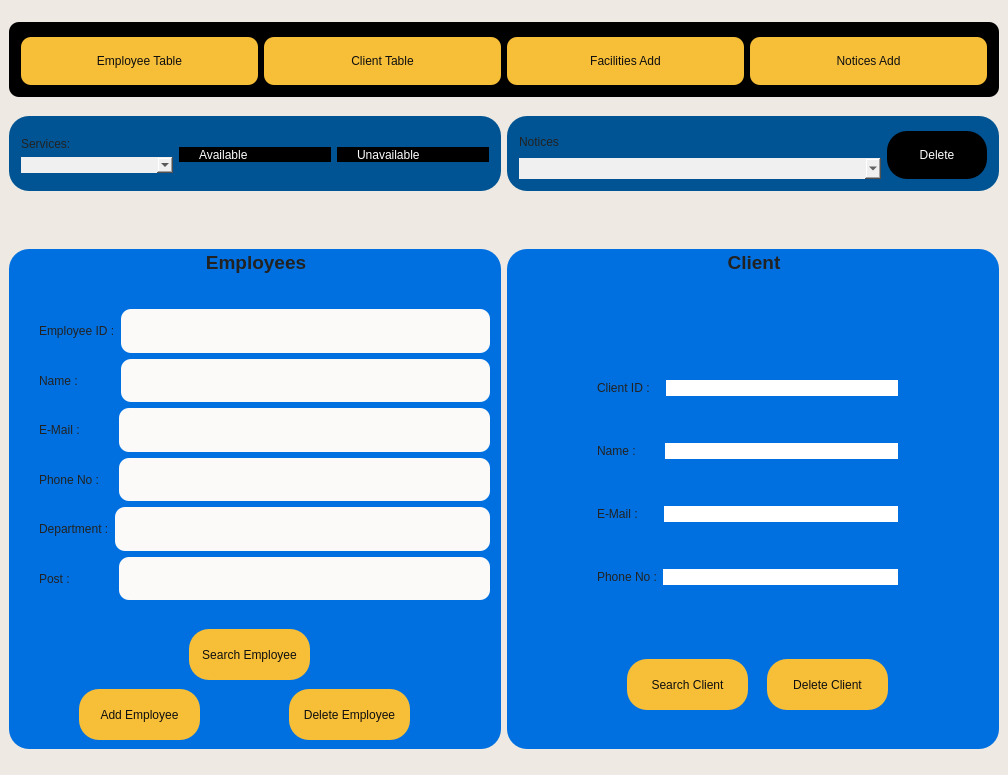
<?xml version="1.0" encoding="UTF-8"?>
<ui version="4.0">
 <class>AdminpanelDailog</class>
 <widget class="QMainWindow" name="AdminpanelDailog">
  <property name="geometry">
   <rect>
    <x>0</x>
    <y>0</y>
    <width>1008</width>
    <height>775</height>
   </rect>
  </property>
  <property name="sizePolicy">
   <sizepolicy hsizetype="Preferred" vsizetype="Preferred">
    <horstretch>23</horstretch>
    <verstretch>18</verstretch>
   </sizepolicy>
  </property>
  <property name="maximumSize">
   <size>
    <width>16777215</width>
    <height>16777215</height>
   </size>
  </property>
  <property name="windowTitle">
   <string>MainWindow</string>
  </property>
  <property name="styleSheet">
   <string notr="true">background-color: #eee9e2;
color: #222;</string>
  </property>
  <widget class="QWidget" name="centralwidget">
   <layout class="QGridLayout" name="gridLayout">
    <item row="3" column="1">
     <widget class="QLabel" name="label_noticestatus">
      <property name="styleSheet">
       <string notr="true">
color: rgb(247, 247, 247);</string>
      </property>
      <property name="text">
       <string/>
      </property>
     </widget>
    </item>
    <item row="2" column="1">
     <widget class="QGroupBox" name="groupBox_5">
      <property name="maximumSize">
       <size>
        <width>16777215</width>
        <height>75</height>
       </size>
      </property>
      <property name="styleSheet">
       <string notr="true">background-color: rgb(0,84,147);
border-radius:20px;
</string>
      </property>
      <property name="title">
       <string/>
      </property>
      <layout class="QGridLayout" name="gridLayout_5">
       <item row="0" column="0">
        <layout class="QHBoxLayout" name="horizontalLayout_14">
         <item>
          <layout class="QVBoxLayout" name="verticalLayout_5">
           <property name="sizeConstraint">
            <enum>QLayout::SetNoConstraint</enum>
           </property>
           <item>
            <widget class="QLabel" name="label_13">
             <property name="text">
              <string>Notices</string>
             </property>
            </widget>
           </item>
           <item>
            <widget class="QComboBox" name="comboBox_notices">
             <property name="maximumSize">
              <size>
               <width>16777215</width>
               <height>150</height>
              </size>
             </property>
             <property name="styleSheet">
              <string notr="true">#comboBox_notices{background-color: rgba(240,240,240,1);
color: rgb(15,15,15);}
#comboBox_notices:hover{background-color:#eee9e2}
</string>
             </property>
            </widget>
           </item>
          </layout>
         </item>
        </layout>
       </item>
       <item row="0" column="1">
        <widget class="QPushButton" name="pushButton_Delete">
         <property name="maximumSize">
          <size>
           <width>100</width>
           <height>75</height>
          </size>
         </property>
         <property name="styleSheet">
          <string notr="true">background-color: rgb(0, 0, 0);
color: rgb(255, 255, 255);
</string>
         </property>
         <property name="text">
          <string>Delete</string>
         </property>
        </widget>
       </item>
      </layout>
     </widget>
    </item>
    <item row="2" column="0">
     <widget class="QGroupBox" name="groupBox_4">
      <property name="maximumSize">
       <size>
        <width>16777215</width>
        <height>75</height>
       </size>
      </property>
      <property name="styleSheet">
       <string notr="true">background-color: rgb(0,84,147);
border-radius:20px;
</string>
      </property>
      <property name="title">
       <string/>
      </property>
      <layout class="QGridLayout" name="gridLayout_2">
       <item row="0" column="0">
        <layout class="QHBoxLayout" name="horizontalLayout_12">
         <item>
          <layout class="QVBoxLayout" name="verticalLayout_3">
           <property name="sizeConstraint">
            <enum>QLayout::SetNoConstraint</enum>
           </property>
           <item>
            <widget class="QLabel" name="label_11">
             <property name="text">
              <string>Services:</string>
             </property>
            </widget>
           </item>
           <item>
            <widget class="QComboBox" name="comboBox_services">
             <property name="maximumSize">
              <size>
               <width>16777215</width>
               <height>150</height>
              </size>
             </property>
             <property name="styleSheet">
              <string notr="true">#comboBox_services{background-color: rgba(240,240,240,1);
color: rgb(0, 0, 0);;}

#comboBox_services:hover{background-color:#eee9e2}</string>
             </property>
            </widget>
           </item>
          </layout>
         </item>
         <item>
          <widget class="QRadioButton" name="radioButton_avaliable">
           <property name="styleSheet">
            <string notr="true">background-color: rgb(0, 0, 0);
color: rgb(255, 255, 255);
border-radius:150px;
</string>
           </property>
           <property name="text">
            <string>Available</string>
           </property>
          </widget>
         </item>
         <item>
          <widget class="QRadioButton" name="radioButton_unavailable">
           <property name="styleSheet">
            <string notr="true">background-color: rgb(0, 0, 0);
color: rgb(255, 255, 255);
border-radius:150px;
</string>
           </property>
           <property name="text">
            <string>Unavailable</string>
           </property>
          </widget>
         </item>
        </layout>
       </item>
      </layout>
     </widget>
    </item>
    <item row="3" column="0">
     <widget class="QLabel" name="label_serviceupdated">
      <property name="maximumSize">
       <size>
        <width>16777215</width>
        <height>20</height>
       </size>
      </property>
      <property name="styleSheet">
       <string notr="true">color: rgb(0, 0, 0);</string>
      </property>
      <property name="text">
       <string/>
      </property>
     </widget>
    </item>
    <item row="4" column="0">
     <widget class="QGroupBox" name="groupBox">
      <property name="sizePolicy">
       <sizepolicy hsizetype="Fixed" vsizetype="Fixed">
        <horstretch>0</horstretch>
        <verstretch>0</verstretch>
       </sizepolicy>
      </property>
      <property name="maximumSize">
       <size>
        <width>500</width>
        <height>500</height>
       </size>
      </property>
      <property name="font">
       <font>
        <pointsize>14</pointsize>
        <bold>true</bold>
       </font>
      </property>
      <property name="styleSheet">
       <string notr="true">background-color: rgba(0,112,224,1);

border-radius:20px;
</string>
      </property>
      <property name="title">
       <string>Employees</string>
      </property>
      <property name="alignment">
       <set>Qt::AlignCenter</set>
      </property>
      <widget class="QPushButton" name="pushButton_Delete_Employee">
       <property name="geometry">
        <rect>
         <x>280</x>
         <y>440</y>
         <width>121</width>
         <height>51</height>
        </rect>
       </property>
       <property name="sizePolicy">
        <sizepolicy hsizetype="Fixed" vsizetype="Fixed">
         <horstretch>0</horstretch>
         <verstretch>0</verstretch>
        </sizepolicy>
       </property>
       <property name="styleSheet">
        <string notr="true">#pushButton_Delete_Employee{
background-color: rgb(247, 190, 56);
color: rgb(15,15,15);

}
#pushButton_Delete_Employee:hover{
	background-color: rgb(85, 170, 0);}</string>
       </property>
       <property name="text">
        <string>Delete Employee</string>
       </property>
      </widget>
      <widget class="QPushButton" name="pushButton_Add_Employee">
       <property name="geometry">
        <rect>
         <x>70</x>
         <y>440</y>
         <width>121</width>
         <height>51</height>
        </rect>
       </property>
       <property name="sizePolicy">
        <sizepolicy hsizetype="Fixed" vsizetype="Fixed">
         <horstretch>0</horstretch>
         <verstretch>0</verstretch>
        </sizepolicy>
       </property>
       <property name="styleSheet">
        <string notr="true">#pushButton_Add_Employee{
background-color: rgb(247, 190, 56);
color: rgb(15,15,15);

}
#pushButton_Add_Employee:hover{
	background-color: rgb(85, 170, 0);}</string>
       </property>
       <property name="text">
        <string>Add Employee</string>
       </property>
      </widget>
      <widget class="QPushButton" name="pushButton_Search_Employee">
       <property name="geometry">
        <rect>
         <x>180</x>
         <y>380</y>
         <width>121</width>
         <height>51</height>
        </rect>
       </property>
       <property name="sizePolicy">
        <sizepolicy hsizetype="Fixed" vsizetype="Fixed">
         <horstretch>0</horstretch>
         <verstretch>0</verstretch>
        </sizepolicy>
       </property>
       <property name="styleSheet">
        <string notr="true">#pushButton_Search_Employee
{
background-color: rgb(247, 190, 56);
color: rgb(15,15,15);

}
#pushButton_Search_Employee:hover
{
background-color: rgb(0, 170, 127);
}</string>
       </property>
       <property name="text">
        <string>Search Employee</string>
       </property>
      </widget>
      <widget class="QWidget" name="layoutWidget">
       <property name="geometry">
        <rect>
         <x>30</x>
         <y>60</y>
         <width>451</width>
         <height>291</height>
        </rect>
       </property>
       <layout class="QVBoxLayout" name="verticalLayout">
        <item>
         <layout class="QHBoxLayout" name="horizontalLayout">
          <item>
           <widget class="QLabel" name="label">
            <property name="sizePolicy">
             <sizepolicy hsizetype="Preferred" vsizetype="Preferred">
              <horstretch>0</horstretch>
              <verstretch>0</verstretch>
             </sizepolicy>
            </property>
            <property name="text">
             <string>Employee ID :</string>
            </property>
           </widget>
          </item>
          <item>
           <widget class="QLineEdit" name="lineEdit_Employee_ID">
            <property name="sizePolicy">
             <sizepolicy hsizetype="Expanding" vsizetype="Preferred">
              <horstretch>0</horstretch>
              <verstretch>0</verstretch>
             </sizepolicy>
            </property>
            <property name="styleSheet">
             <string notr="true">#lineEdit_Employee_ID{
background-color: #fbfaf9;
border-radius:10px;
}
</string>
            </property>
           </widget>
          </item>
         </layout>
        </item>
        <item>
         <layout class="QHBoxLayout" name="horizontalLayout_2">
          <item>
           <widget class="QLabel" name="label_2">
            <property name="sizePolicy">
             <sizepolicy hsizetype="Preferred" vsizetype="Preferred">
              <horstretch>0</horstretch>
              <verstretch>0</verstretch>
             </sizepolicy>
            </property>
            <property name="text">
             <string>Name :           </string>
            </property>
           </widget>
          </item>
          <item>
           <widget class="QLineEdit" name="lineEdit_Employee_Name">
            <property name="sizePolicy">
             <sizepolicy hsizetype="Expanding" vsizetype="Preferred">
              <horstretch>0</horstretch>
              <verstretch>0</verstretch>
             </sizepolicy>
            </property>
            <property name="maximumSize">
             <size>
              <width>16777215</width>
              <height>50</height>
             </size>
            </property>
            <property name="styleSheet">
             <string notr="true">#lineEdit_Employee_Name{
background-color: #fbfaf9;
border-radius:10px;
}

</string>
            </property>
           </widget>
          </item>
         </layout>
        </item>
        <item>
         <layout class="QHBoxLayout" name="horizontalLayout_3">
          <item>
           <widget class="QLabel" name="label_3">
            <property name="sizePolicy">
             <sizepolicy hsizetype="Preferred" vsizetype="Preferred">
              <horstretch>0</horstretch>
              <verstretch>0</verstretch>
             </sizepolicy>
            </property>
            <property name="text">
             <string>E-Mail :          </string>
            </property>
           </widget>
          </item>
          <item>
           <widget class="QLineEdit" name="lineEdit_Employee_Email">
            <property name="sizePolicy">
             <sizepolicy hsizetype="Expanding" vsizetype="Preferred">
              <horstretch>0</horstretch>
              <verstretch>0</verstretch>
             </sizepolicy>
            </property>
            <property name="maximumSize">
             <size>
              <width>16777215</width>
              <height>50</height>
             </size>
            </property>
            <property name="font">
             <font>
              <pointsize>11</pointsize>
              <bold>true</bold>
             </font>
            </property>
            <property name="styleSheet">
             <string notr="true">#lineEdit_Employee_Email{
background-color: #fbfaf9;
border-radius:10px;
}
</string>
            </property>
           </widget>
          </item>
         </layout>
        </item>
        <item>
         <layout class="QHBoxLayout" name="horizontalLayout_4">
          <item>
           <widget class="QLabel" name="label_4">
            <property name="sizePolicy">
             <sizepolicy hsizetype="Preferred" vsizetype="Preferred">
              <horstretch>0</horstretch>
              <verstretch>0</verstretch>
             </sizepolicy>
            </property>
            <property name="text">
             <string>Phone No :    </string>
            </property>
           </widget>
          </item>
          <item>
           <widget class="QLineEdit" name="lineEdit_Employee_Contactno">
            <property name="sizePolicy">
             <sizepolicy hsizetype="Expanding" vsizetype="Preferred">
              <horstretch>0</horstretch>
              <verstretch>0</verstretch>
             </sizepolicy>
            </property>
            <property name="maximumSize">
             <size>
              <width>16777215</width>
              <height>50</height>
             </size>
            </property>
            <property name="font">
             <font>
              <pointsize>11</pointsize>
              <bold>true</bold>
             </font>
            </property>
            <property name="styleSheet">
             <string notr="true">#lineEdit_Employee_Contactno{
background-color: #fbfaf9;
border-radius:10px;
}
</string>
            </property>
           </widget>
          </item>
         </layout>
        </item>
        <item>
         <layout class="QHBoxLayout" name="horizontalLayout_9">
          <item>
           <widget class="QLabel" name="label_9">
            <property name="sizePolicy">
             <sizepolicy hsizetype="Preferred" vsizetype="Preferred">
              <horstretch>0</horstretch>
              <verstretch>0</verstretch>
             </sizepolicy>
            </property>
            <property name="text">
             <string>Department :</string>
            </property>
           </widget>
          </item>
          <item>
           <widget class="QLineEdit" name="lineEdit_Employee_Depart">
            <property name="sizePolicy">
             <sizepolicy hsizetype="Expanding" vsizetype="Preferred">
              <horstretch>0</horstretch>
              <verstretch>0</verstretch>
             </sizepolicy>
            </property>
            <property name="maximumSize">
             <size>
              <width>16777215</width>
              <height>50</height>
             </size>
            </property>
            <property name="font">
             <font>
              <pointsize>11</pointsize>
              <bold>true</bold>
             </font>
            </property>
            <property name="styleSheet">
             <string notr="true">#lineEdit_Employee_Depart{
background-color: #fbfaf9;
border-radius:10px;
}
</string>
            </property>
           </widget>
          </item>
         </layout>
        </item>
        <item>
         <layout class="QHBoxLayout" name="horizontalLayout_10">
          <item>
           <widget class="QLabel" name="label_10">
            <property name="sizePolicy">
             <sizepolicy hsizetype="Preferred" vsizetype="Preferred">
              <horstretch>0</horstretch>
              <verstretch>0</verstretch>
             </sizepolicy>
            </property>
            <property name="text">
             <string>Post :             </string>
            </property>
           </widget>
          </item>
          <item>
           <widget class="QLineEdit" name="lineEdit_Employee_Post">
            <property name="sizePolicy">
             <sizepolicy hsizetype="Expanding" vsizetype="Preferred">
              <horstretch>0</horstretch>
              <verstretch>0</verstretch>
             </sizepolicy>
            </property>
            <property name="maximumSize">
             <size>
              <width>16777215</width>
              <height>50</height>
             </size>
            </property>
            <property name="font">
             <font>
              <pointsize>11</pointsize>
              <bold>true</bold>
             </font>
            </property>
            <property name="styleSheet">
             <string notr="true">#lineEdit_Employee_Post{
background-color: #fbfaf9;
border-radius:10px;
}
</string>
            </property>
           </widget>
          </item>
         </layout>
        </item>
       </layout>
      </widget>
      <widget class="QLabel" name="lblinfo">
       <property name="geometry">
        <rect>
         <x>40</x>
         <y>360</y>
         <width>341</width>
         <height>20</height>
        </rect>
       </property>
       <property name="font">
        <font>
         <bold>true</bold>
         <underline>true</underline>
         <strikeout>false</strikeout>
        </font>
       </property>
       <property name="text">
        <string/>
       </property>
      </widget>
     </widget>
    </item>
    <item row="0" column="0" colspan="2">
     <widget class="QGroupBox" name="groupBox_3">
      <property name="maximumSize">
       <size>
        <width>1008</width>
        <height>75</height>
       </size>
      </property>
      <property name="styleSheet">
       <string notr="true">background-color: rgba(180,299,225,1);
color:#222;
border-radius:10px;
</string>
      </property>
      <property name="title">
       <string/>
      </property>
      <layout class="QGridLayout" name="gridLayout_3">
       <item row="0" column="0">
        <layout class="QHBoxLayout" name="horizontalLayout_11">
         <item>
          <widget class="QPushButton" name="pushButton_showEmployee">
           <property name="sizePolicy">
            <sizepolicy hsizetype="Minimum" vsizetype="Fixed">
             <horstretch>0</horstretch>
             <verstretch>0</verstretch>
            </sizepolicy>
           </property>
           <property name="maximumSize">
            <size>
             <width>250</width>
             <height>250</height>
            </size>
           </property>
           <property name="styleSheet">
            <string notr="true">background-color: rgb(247, 190, 56);
color: rgb(15,15,15);

</string>
           </property>
           <property name="text">
            <string>Employee Table</string>
           </property>
          </widget>
         </item>
         <item>
          <widget class="QPushButton" name="pushButton_showClients">
           <property name="maximumSize">
            <size>
             <width>250</width>
             <height>100</height>
            </size>
           </property>
           <property name="styleSheet">
            <string notr="true">background-color: rgb(247, 190, 56);
color: rgb(15,15,15);
</string>
           </property>
           <property name="text">
            <string>Client Table</string>
           </property>
          </widget>
         </item>
         <item>
          <widget class="QPushButton" name="pushButton_addfacilities">
           <property name="maximumSize">
            <size>
             <width>300</width>
             <height>100</height>
            </size>
           </property>
           <property name="styleSheet">
            <string notr="true">background-color: rgb(247, 190, 56);
color: rgb(15,15,15);
</string>
           </property>
           <property name="text">
            <string>Facilities Add</string>
           </property>
          </widget>
         </item>
         <item>
          <widget class="QPushButton" name="pushButton_addNotices">
           <property name="maximumSize">
            <size>
             <width>300</width>
             <height>100</height>
            </size>
           </property>
           <property name="styleSheet">
            <string notr="true">background-color: rgb(247, 190, 56);
color: rgb(15,15,15);
</string>
           </property>
           <property name="text">
            <string>Notices Add</string>
           </property>
          </widget>
         </item>
        </layout>
       </item>
      </layout>
     </widget>
    </item>
    <item row="4" column="1">
     <widget class="QGroupBox" name="groupBox_2">
      <property name="sizePolicy">
       <sizepolicy hsizetype="Fixed" vsizetype="Fixed">
        <horstretch>0</horstretch>
        <verstretch>0</verstretch>
       </sizepolicy>
      </property>
      <property name="maximumSize">
       <size>
        <width>500</width>
        <height>500</height>
       </size>
      </property>
      <property name="font">
       <font>
        <pointsize>14</pointsize>
        <bold>true</bold>
       </font>
      </property>
      <property name="styleSheet">
       <string notr="true">background-color: rgba(0,112,224,1);

border-radius:20px;

</string>
      </property>
      <property name="title">
       <string>Client</string>
      </property>
      <property name="alignment">
       <set>Qt::AlignCenter</set>
      </property>
      <widget class="QPushButton" name="pushButton_Delete_Client">
       <property name="geometry">
        <rect>
         <x>260</x>
         <y>410</y>
         <width>121</width>
         <height>51</height>
        </rect>
       </property>
       <property name="sizePolicy">
        <sizepolicy hsizetype="Fixed" vsizetype="Fixed">
         <horstretch>0</horstretch>
         <verstretch>0</verstretch>
        </sizepolicy>
       </property>
       <property name="styleSheet">
        <string notr="true">#pushButton_Delete_Client{
background-color: rgb(247, 190, 56);
color: rgb(15,15,15);
;
}
#pushButton_Delete_Client:hover{
	background-color: rgb(85, 170, 0);}</string>
       </property>
       <property name="text">
        <string>Delete Client</string>
       </property>
      </widget>
      <widget class="QPushButton" name="pushButton_Search_Client">
       <property name="geometry">
        <rect>
         <x>120</x>
         <y>410</y>
         <width>121</width>
         <height>51</height>
        </rect>
       </property>
       <property name="sizePolicy">
        <sizepolicy hsizetype="Fixed" vsizetype="Fixed">
         <horstretch>0</horstretch>
         <verstretch>0</verstretch>
        </sizepolicy>
       </property>
       <property name="styleSheet">
        <string notr="true">#pushButton_Search_Client{
background-color: rgb(247, 190, 56);
color: rgb(15,15,15);

}
#pushButton_Search_Client:hover{
	background-color: rgb(85, 170, 0);}</string>
       </property>
       <property name="text">
        <string>Search Client</string>
       </property>
      </widget>
      <widget class="QWidget" name="layoutWidget">
       <property name="geometry">
        <rect>
         <x>90</x>
         <y>90</y>
         <width>301</width>
         <height>291</height>
        </rect>
       </property>
       <layout class="QVBoxLayout" name="verticalLayout_2">
        <item>
         <layout class="QHBoxLayout" name="horizontalLayout_7">
          <item>
           <widget class="QLabel" name="label_7">
            <property name="text">
             <string>Client ID :   </string>
            </property>
           </widget>
          </item>
          <item>
           <widget class="QLineEdit" name="lineEdit_Client_ID">
            <property name="styleSheet">
             <string notr="true">background-color: rgb(255, 255, 255);
border-radius:10px;</string>
            </property>
           </widget>
          </item>
         </layout>
        </item>
        <item>
         <layout class="QHBoxLayout" name="horizontalLayout_8">
          <item>
           <widget class="QLabel" name="label_8">
            <property name="text">
             <string>Name :       </string>
            </property>
           </widget>
          </item>
          <item>
           <widget class="QLineEdit" name="lineEdit_Client_Name">
            <property name="styleSheet">
             <string notr="true">background-color: rgb(255, 255, 255);
border-radius:10px;</string>
            </property>
           </widget>
          </item>
         </layout>
        </item>
        <item>
         <layout class="QHBoxLayout" name="horizontalLayout_5">
          <item>
           <widget class="QLabel" name="label_5">
            <property name="text">
             <string>E-Mail :      </string>
            </property>
           </widget>
          </item>
          <item>
           <widget class="QLineEdit" name="lineEdit_Client_Email">
            <property name="styleSheet">
             <string notr="true">background-color: rgb(255, 255, 255);
border-radius:10px;</string>
            </property>
           </widget>
          </item>
         </layout>
        </item>
        <item>
         <layout class="QHBoxLayout" name="horizontalLayout_6">
          <item>
           <widget class="QLabel" name="label_6">
            <property name="text">
             <string>Phone No :</string>
            </property>
           </widget>
          </item>
          <item>
           <widget class="QLineEdit" name="lineEdit_Client_PhoneNo">
            <property name="styleSheet">
             <string notr="true">background-color: rgb(255, 255, 255);
border-radius:10px;</string>
            </property>
           </widget>
          </item>
         </layout>
        </item>
       </layout>
      </widget>
      <widget class="QLabel" name="lblinfo_client">
       <property name="geometry">
        <rect>
         <x>70</x>
         <y>390</y>
         <width>341</width>
         <height>20</height>
        </rect>
       </property>
       <property name="font">
        <font>
         <bold>true</bold>
         <underline>true</underline>
         <strikeout>false</strikeout>
        </font>
       </property>
       <property name="text">
        <string/>
       </property>
      </widget>
     </widget>
    </item>
   </layout>
  </widget>
  <action name="actionHome">
   <property name="icon">
    <iconset resource="Resourceslogin.qrc">
     <normaloff>:/Images/Images/home .png</normaloff>:/Images/Images/home .png</iconset>
   </property>
   <property name="text">
    <string>Home</string>
   </property>
  </action>
  <action name="actionEmployee">
   <property name="icon">
    <iconset resource="Resourceslogin.qrc">
     <normaloff>:/Images/Images/employee.png</normaloff>:/Images/Images/employee.png</iconset>
   </property>
   <property name="text">
    <string>Employee</string>
   </property>
  </action>
 </widget>
 <resources>
  <include location="Resourceslogin.qrc"/>
 </resources>
 <connections>
  <connection>
   <sender>actionEmployee</sender>
   <signal>triggered()</signal>
   <receiver>pushButton_showClients</receiver>
   <slot>showFullScreen()</slot>
   <hints>
    <hint type="sourcelabel">
     <x>-1</x>
     <y>-1</y>
    </hint>
    <hint type="destinationlabel">
     <x>255</x>
     <y>126</y>
    </hint>
   </hints>
  </connection>
 </connections>
</ui>
